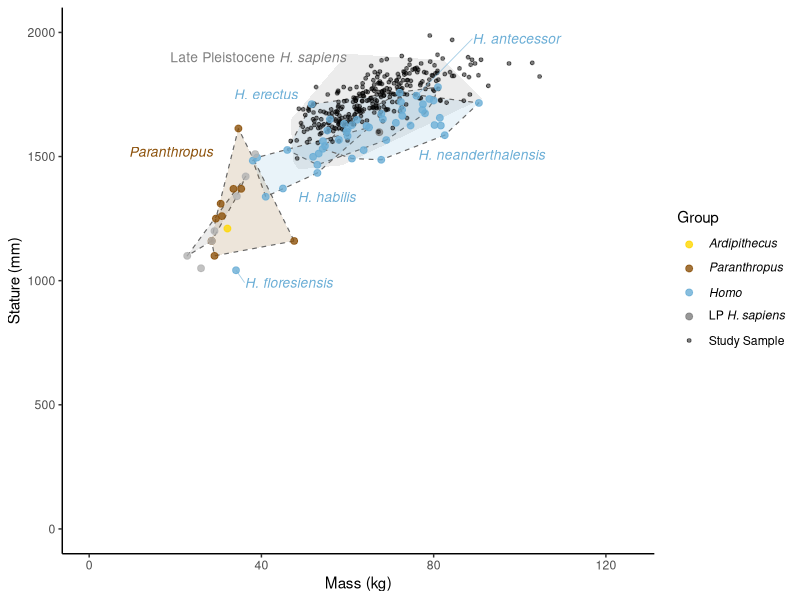

Generate this figure with R:
library(ggplot2)
library(dplyr)
library(ggrepel)
library(here)

fossil <- read.csv(here("CSV", "fossil_data.csv"))

shape_map <- c("F" = 16, "M" = 17, "Unknown" = 15)

subcat_colours <- c(
  "Late Pleistocene H. sapiens" = "grey50",
  "Homo"                        = "#6baed6",
  "Australopithecus"            = "#41ab5d",
  "Paranthropus"                = "#8c510a",
  "Ardipithecus"                = "#FFD700"
)

# Recode sex
fossil <- fossil %>%
  mutate(Sex = case_when(
    toupper(trimws(Sex)) == "F" ~ "F",
    toupper(trimws(Sex)) == "M" ~ "M",
    TRUE                        ~ "Unknown"
  )) %>%
  mutate(Subcategory = recode(Subcategory,
                              "Late Pleist H. sapiens" = "Late Pleistocene H. sapiens"))

# ── Data subsets ─────────────────────────────────────────────
study_sample <- fossil %>%
  filter(Category == "Study Sample", !is.na(Mass), !is.na(Stature))

other_pts <- fossil %>%
  filter(Category != "Study Sample", Species != "Undefined",
         Subcategory != "Late Pleistocene H. sapiens",
         !is.na(Mass), !is.na(Stature)) %>%
  mutate(HullGroup = ifelse(Subcategory %in% c("Australopithecus", "Paranthropus"),
                            Subcategory, Species))

# ── Convex hulls ─────────────────────────────────────────────
hull_list <- lapply(split(other_pts, other_pts$HullGroup), function(d) {
  if (nrow(d) < 3) return(NULL)
  idx <- chull(d$Mass, d$Stature)
  d[idx, ]
})
hulls <- bind_rows(hull_list)
row.names(hulls) <- NULL

# Map HullGroup → fill colour via Subcategory
hull_colours <- other_pts %>%
  distinct(HullGroup, Subcategory) %>%
  mutate(col = subcat_colours[Subcategory]) %>%
  { setNames(.$col, .$HullGroup) }

# ── Labels ───────────────────────────────────────────────────
hull_labels <- other_pts %>%
  group_by(HullGroup, Subcategory) %>%
  filter(n() >= 3) %>%
  summarise(x = mean(Mass),
            y = max(Stature),
            .groups = "drop")

# Manual label positions
label_nudges <- tribble(
  ~HullGroup,              ~nudge_x,  ~nudge_y,
  "H. sapiens",                 2,       50,
  "H. neanderthalensis",        5,      -250,
  "H. erectus",                -29,      -30,
  "H. habilis",                 0,      -280,
  "Australopithecus",          -33,     -300,
  "Paranthropus",              -24,     -100,
  "Ar. ramidus",                5,      -130,
  "H. floresiensis",            2,       -50,
  "H. antecessor",             13,       230
)

hull_labels <- hull_labels %>%
  left_join(label_nudges, by = "HullGroup")

individual_labels <- other_pts %>%
  group_by(HullGroup) %>%
  filter(n() < 3) %>%
  ungroup() %>%
  left_join(label_nudges, by = "HullGroup")

# Apply italic expressions to label columns
hull_labels <- hull_labels %>%
  mutate(label_expr = paste0("italic('", HullGroup, "')"))

individual_labels <- individual_labels %>%
  mutate(label_expr = paste0("italic('", HullGroup, "')"))

# ── Late Pleistocene hull ─────────────────────────────────────
late_pleist_pts <- fossil %>%
  filter(Subcategory == "Late Pleistocene H. sapiens", !is.na(Mass), !is.na(Stature))

late_pleist_hull <- if (nrow(late_pleist_pts) >= 3) {
  idx <- chull(late_pleist_pts$Mass, late_pleist_pts$Stature)
  late_pleist_pts[idx, ]
} else late_pleist_pts

# "Late Pleistocene" plain, "H. sapiens" italic
late_pleist_label <- data.frame(
  x     = mean(late_pleist_pts$Mass) - 28,
  y     = max(late_pleist_pts$Stature) - 20,
  label = "\"Late Pleistocene\"~italic('H. sapiens')"
)

# ── Legend labels: LP H. sapiens with only H. sapiens italic ─
legend_labels <- c(
  "Late Pleistocene H. sapiens" = expression("LP " * italic("H. sapiens")),
  "Homo"                        = expression(italic("Homo")),
  "Australopithecus"            = expression(italic("Australopithecus")),
  "Paranthropus"                = expression(italic("Paranthropus")),
  "Ardipithecus"                = expression(italic("Ardipithecus")),
  "Study Sample"                = "Study Sample"
)

# ── Plot ─────────────────────────────────────────────────────
ggplot() +
  # Late Pleistocene hull: shaded only, no border
  geom_polygon(data = late_pleist_hull,
               aes(x = Mass, y = Stature),
               fill = "grey50", alpha = 0.15, colour = NA) +
  geom_text(data = late_pleist_label,
            aes(x = x, y = y, label = label),
            colour = "grey50", size = 3.5, hjust = 0.5,
            parse = TRUE,
            show.legend = FALSE) +
  # Other hulls: dashed border
  geom_polygon(data = hulls,
               aes(x = Mass, y = Stature,
                   group = HullGroup, fill = HullGroup),
               alpha = 0.15, colour = "grey40",
               linetype = "dashed", linewidth = 0.4) +
  # Dummy invisible point to pull Late Pleistocene into colour legend
  geom_point(data = late_pleist_pts[1, ],
             aes(x = Mass, y = Stature,
                 colour = "Late Pleistocene H. sapiens"),
             size = 2, alpha = 0.8) +
  geom_point(data = study_sample,
             aes(x = Mass, y = Stature, colour = "Study Sample"),
             size = 1, alpha = 0.5) +
  geom_point(data = other_pts,
             aes(x = Mass, y = Stature, colour = Subcategory),
             size = 2, alpha = 0.8) +
  # Leader lines for individual labels
  geom_segment(data = individual_labels,
               aes(x = Mass, y = Stature,
                   xend = Mass + nudge_x, yend = Stature + nudge_y,
                   colour = Subcategory),
               linewidth = 0.3, alpha = 0.6,
               show.legend = FALSE) +
  geom_text(data = individual_labels,
            aes(x = Mass + nudge_x, y = Stature + nudge_y,
                label = label_expr, colour = Subcategory),
            size = 3.5, hjust = 0, parse = TRUE,
            show.legend = FALSE) +
  geom_text(data = hull_labels,
            aes(x = x + nudge_x, y = y + nudge_y,
                label = label_expr, colour = Subcategory),
            size = 3.5, hjust = 0, parse = TRUE,
            show.legend = FALSE) +
  scale_fill_manual(values = hull_colours, guide = "none") +
  scale_colour_manual(
    values = c(subcat_colours, "Study Sample" = "black"),
    labels = legend_labels,
    breaks = c("Ardipithecus", "Australopithecus", "Paranthropus", "Homo", "Late Pleistocene H. sapiens", "Study Sample"),
    name   = "Group",
    na.value = "grey70"
  ) +
  coord_cartesian(xlim = c(0, 125), ylim = c(0, 2000)) +
  labs(x = "Mass (kg)", y = "Stature (mm)") +
  theme_classic(base_size = 11)
